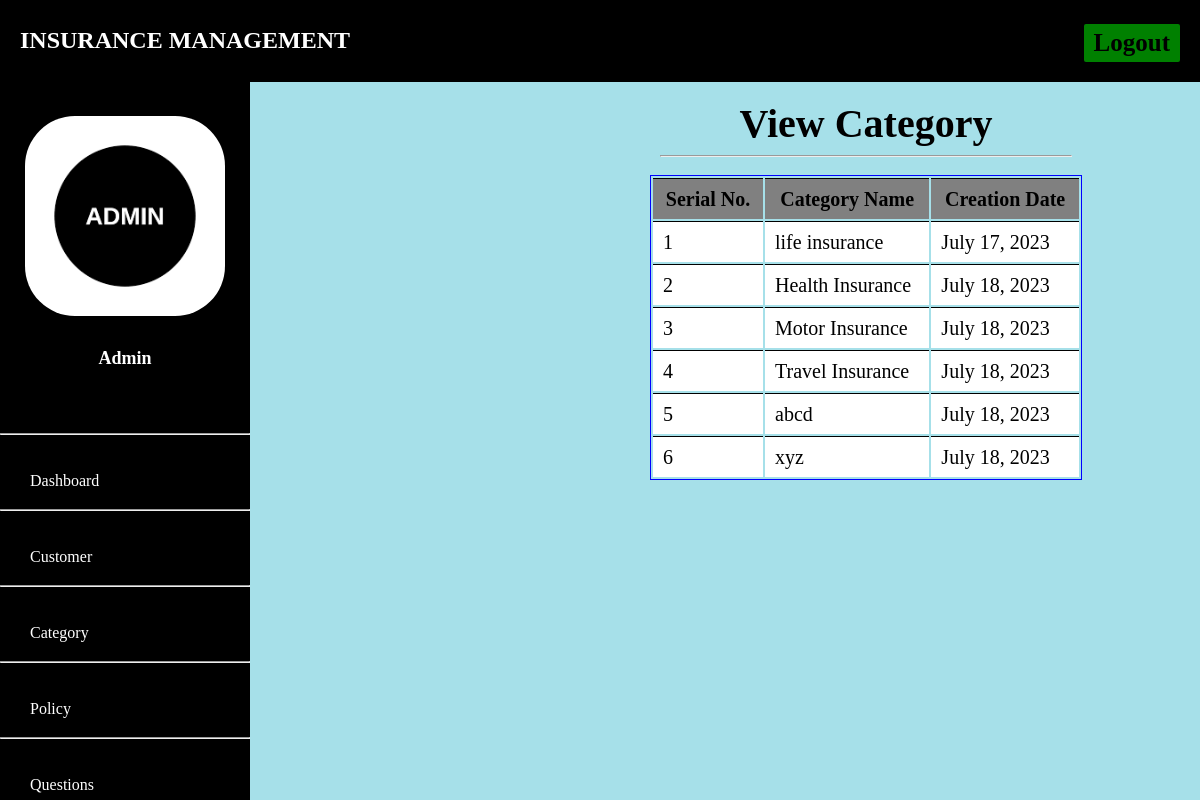
Screenshot of /admin-view-category with the database file from the repository.
### admins/models.py (models this page shows, shortened)
class Category(models.Model):
    category_name =models.CharField(max_length=20)
    creation_date =models.DateField(auto_now=True)

### admins/views.py (the view)
# urls.py: path('admin-view-category', views.admin_view_category,name='admin-view-category'),
def admin_view_category(request):
    categories = models.Category.objects.all()
    return render(request,'admin_view_category.html',{'categories':categories})

### admins/templates/admin_view_category.html (shortened to what this page needs)
{% extends 'adminbase.html' %}
{% block content %}
{%load static%}
  <div class="container">
    <div class="panel">
      <div class="panel-heading">
        <h6 class="panel-title">View Category</h6><hr>
      </div>
      <table class="table table-hover" id="dev-table">
        <thead>
          <tr>
            <th>Serial No.</th>
            <th>Category Name</th>
            <th>Creation Date</th>
          </tr>
        </thead>
        {% for t in categories %}
        <tr style="background-color:#FFF;">
          <td>{{ forloop.counter }}</td>
          <td>{{ t.category_name }}</td>
          <td>{{ t.creation_date }}</td>
        </tr>
        {% endfor %}
      </table>
    </div>
  </div>
  <br><br><br><br><br><br>
{% endblock content %}

### admins/templates/adminbase.html (style rules this page uses)
body { margin: 0; padding: 0; height: 100%; font-family:cursive; background:#b2b2b2; }

### admins/templates/admin_view_category.html (style rules this page uses)
body { font-family:cursive; background-color:#a6e0e9; }
h6 { text-align:center; color:black; }
.container { margin:10px; margin-top:-150px; margin-left:400px; }
.panel { margin-bottom:20px; max-width:80%; overflow: auto; }
.panel-heading { color: white; padding: 10px; }
.panel-title { margin-top: 0; margin-bottom: 0; font-size:40px; text-align: center; }
.table { width:100%; max-width:100%; margin-bottom: 20px; border: 1px solid blue; }
.table thead { background-color:Grey; }
.table th, .table td { padding:10px; line-height:1; font-size:20px; vertical-align: top; border-top: 1px solid black; }
.table th { font-weight:bold; }

### rows the page displays
Category: category_name "life insurance", creation_date "July 17, 2023"
Category: category_name "Health Insurance", creation_date "July 18, 2023"
Category: category_name "Motor Insurance", creation_date "July 18, 2023"
Category: category_name "Travel Insurance", creation_date "July 18, 2023"
Category: category_name "abcd", creation_date "July 18, 2023"
Category: category_name "xyz", creation_date "July 18, 2023"
